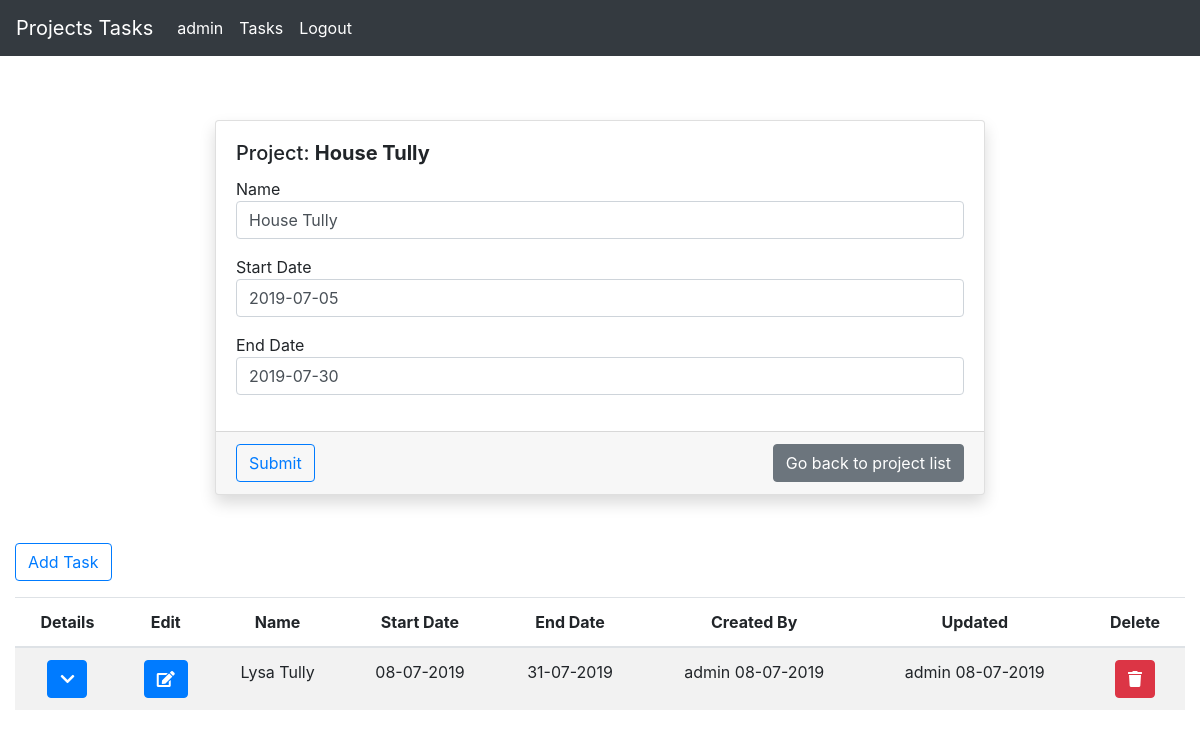
/projects/project-details/17/ (signed in), run on the app's committed database.
### projects/models.py (models this page shows, shortened)
class Project(models.Model):
    name = models.CharField(max_length = 250)
    start = models.DateField(verbose_name = 'Start Date')
    end = models.DateField(verbose_name = 'End Date')
    assigned_users = models.ManyToManyField(
        settings.AUTH_USER_MODEL,
        blank = True,
        related_name = 'projects'
    )
    assigned_groups = models.ManyToManyField(
        Group,
        blank = True,
        related_name = 'projects',
    )
    progress = models.PositiveSmallIntegerField(default = 0, editable = False)
    created_by = models.ForeignKey(
        settings.AUTH_USER_MODEL,
        on_delete = models.SET_NULL,
        null = True,
        blank = True,
        related_name = 'created_projects',
        editable = False,
    )
    updated_by = models.ForeignKey(
        settings.AUTH_USER_MODEL,
        on_delete = models.SET_NULL,
        null = True,
        blank = True,
        related_name = 'updated_projects',
        editable = False,
    )
    updated = models.DateTimeField(auto_now = True)
    created = models.DateTimeField(auto_now_add = True)
    class Meta:
        ordering = ('-created', 'name')

### tasks/models.py (models this page shows, shortened)
class Task(models.Model):
    name = models.CharField(max_length = 300)
    note = models.TextField(blank = True)
    start = models.DateField(verbose_name = 'Start Date')
    end = models.DateField(verbose_name = 'End Date')
    project = models.ForeignKey(Project, on_delete = models.CASCADE, related_name = 'tasks')
    assigned_users = models.ManyToManyField(
        settings.AUTH_USER_MODEL,
        related_name = 'assigned_tasks',
        blank = True,
    )
    assigned_groups = models.ManyToManyField(
        Group,
        related_name = 'assigned_groups',
        blank = True,
    )
    created_by = models.ForeignKey(
        settings.AUTH_USER_MODEL,
        on_delete = models.SET_NULL,
        null = True,
        blank = True,
        related_name = 'created_tasks',
        editable = False,
    )
    updated_by = models.ForeignKey(
        settings.AUTH_USER_MODEL,
        on_delete = models.SET_NULL,
        null = True,
        blank = True,
        related_name = 'updated_tasks',
        editable = False,
    )
    updated = models.DateTimeField(auto_now = True)
    created = models.DateTimeField(auto_now_add = True)
    class Meta:
        ordering = ('-created', 'name')

### projects/views.py (the view)
# urls.py: path('project-details/<int:pk>/', views.ProjectDetails.as_view(), name = 'details'),
class ProjectDetails(PermissionRequiredMixin, UpdateView):
    model = Project
    template_name = 'projects/details.html'
    context_object_name = 'project'
    permission_required = ('projects.change_projects',)
    form_class = ProjectForm
    def get_context_data(self, *args, **kwargs):
        cxt = super(ProjectDetails, self).get_context_data(*args, **kwargs)
        cxt['task_form'] = TaskForm
        return cxt

### projects/forms.py
class ProjectForm(forms.ModelForm):
    def __init__(self, *args, **kwargs):
        super(ProjectForm, self).__init__(*args, **kwargs)
        for f in self.fields:
            self.fields[f].widget.attrs['class'] = 'form-control'
            self.fields[f].widget.attrs['placeholder'] = f
        self.fields['start'].widget.attrs['class'] += ' date-selector'
        self.fields['end'].widget.attrs['class'] += ' date-selector'
        self.fields['end'].widget.attrs['placeholder'] = 'YYYY-MM-DD'
        self.fields['start'].widget.attrs['placeholder'] = 'YYYY-MM-DD'
        self.fields['start'].widget.attrs['id'] = 'id_task_start'
        self.fields['end'].widget.attrs['id'] = 'id_task_end'
    class Meta:
        model = Project
        fields = ('name', 'start', 'end')

### projects/templates/projects/details.html (shortened to what this page needs)
{% extends "base.html" %}
{% block content %}
    <div class="col-8 mx-auto project-details">
        <div class="card shadow mt-5">
            <form method="POST">
                <div class="card-body">
                    <h5 class="card-title">
                        Project: <strong>{{ project.name }}</strong>
                    </h5>
                    {% for field in form %}
                        <div class="form-group">
                            {{ field.label }}
                            {{ field }}
                        </div>
                    {% endfor %}
                </div>
                <div class="card-footer d-flex">
                    <button type="submit" class="btn btn-outline-primary">
                        Submit
                    </button>
                    <a href="{% url 'project_list' %}" class="btn btn-secondary">
                        Go back to project list
                    </a>
                </div>
            </form>
        </div>
    </div>
    <div class="col-12 my-5">
        <button class="btn btn-outline-primary mb-3" data-toggle="modal" data-target="#addTaskModal">
            Add Task
        </button>
        <table class="table table-striped text-center">
            <thead>
                <tr>
                    <th>
                        Details
                    </th>
                    <th>
                        Edit
                    </th>
                    <th>
                        Name
                    </th>
                    <th>
                        Start Date
                    </th>
                    <th>
                        End Date
                    </th>
                    <th>
                        Created By
                    </th>
                    <th>
                        Updated
                    </th>
                    <th>
                        Delete
                    </th>
                </tr>
            </thead>
            <tbody>
                {% for task in project.tasks.all %}
                    <tr data-id="{{ task.id }}">
                        <td>
                            <button class="details btn btn-primary">
                                <i class="fas fa-chevron-down"></i>
                            </button>
                        </td>
                        <td>
                            <button class="btn btn-primary">
                                <i class="fas fa-edit"></i>
                            </button>
                        </td>
                        <td>
                            {{ task.name }}
                        </td>
                        <td>
                            {{ task.start|date:'d-m-Y' }}
                        </td>
                        <td>
                            {{ task.end|date:'d-m-Y' }}
                        </td>
                        <td>
                            {{ task.created_by|default:'' }}
                            {{ task.created|date:'d-m-Y' }}
                        </td>
                        <td>
                            {{ task.updated_by|default:'' }}
                            {{ task.updated|date:'d-m-Y' }}
                        </td>
                        <td>
                            <button class="btn btn-danger" data-toggle="modal" data-target="#deleteTaskModal{{ task.id }}">
                                <i class="fas fa-trash"></i>
                            </button>
                        </td>
                    </tr>
                {% empty %}
                <tr>
                    <td colspan="7">
                        No Tasks Added yet.
                    </td>
                </tr>
                {% endfor %}
            </tbody>
        </table>
    </div>
{% endblock content %}

### templates/includes/navbar.html (shortened to what this page needs)
<nav class="navbar navbar-expand-md navbar-dark bg-dark">
    <a class="navbar-brand" href="{% url 'project_list' %}">Projects Tasks</a>
    <div class="collapse navbar-collapse" id="navbarNav">
        <ul class="navbar-nav">
            {% if request.user.is_authenticated %}
                <li class="nav-item active">
                    <span class="nav-link">{{ request.user }}</span>
                </li>
                <li class="nav-item active">
                    <a href="{% url 'tasks:list' %}" class="nav-link">Tasks</a>
                </li>
                <li class="nav-item active">
                    <a class="nav-link" href="{% url 'logout' %}">Logout</a>
                </li>
            {% else %}
                <li class="nav-item active">
                    <a class="nav-link" href="{% url 'login' %}">Login</a>
                </li>
            {% endif %}
        </ul>
    </div>
</nav>

### static/css/main.css (style rules this page uses)
.project-details .card-footer { -webkit-box-pack: justify; -ms-flex-pack: justify; justify-content: space-between; }

### data on the page
Project: name "House Tully", form "House Tully" "2019-07-05" "2019-07-30"
Task: name "Lysa Tully", start "08-07-2019", end "31-07-2019", created_by "admin", created "08-07-2019", updated_by "admin", updated "08-07-2019"

### other printed values
{{ request.user }} "admin"
{{ field.label }} "Name" "Start Date" "End Date"
